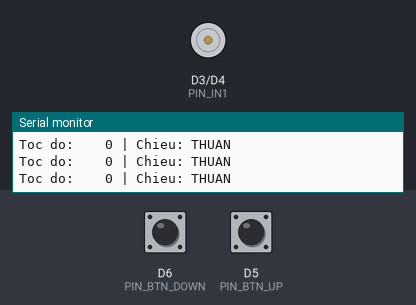
The sketch below on a simulated ESP8266 (NodeMCU). Shown: motor-driver pin pairs drawn as motors (green arrow = first pin HIGH = forward, orange = second pin HIGH = backward, longer = more drive, scaled by the enable pin), the last lines printed to the serial monitor. The test bench sets the inputs (shaded band); at power-on: D5 (PIN_BTN_UP) HIGH, D6 (PIN_BTN_DOWN) HIGH.

Above: at 1.2 s.
1.3 s: D5 (PIN_BTN_UP) pulled LOW for 1 s
At 3.4 s:
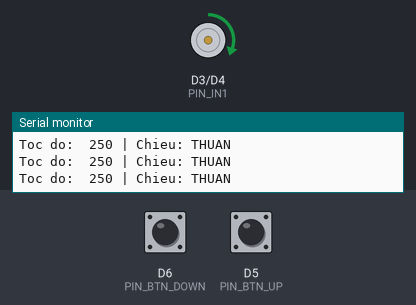
3.8 s: D5 (PIN_BTN_UP) pulled LOW for 0.15 s
At 4.3 s:
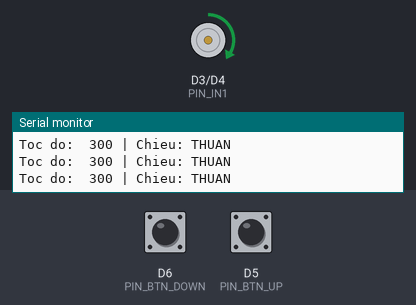
5.4 s: D5 (PIN_BTN_UP) pulled LOW for 3.2 s
At 9.6 s:
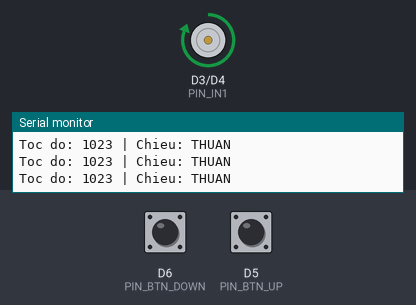
10.1 s: D6 (PIN_BTN_DOWN) pulled LOW for 0.15 s
At 10.7 s:
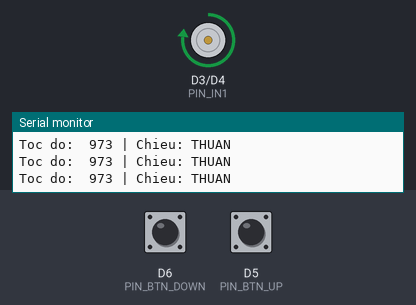
13.2 s: D6 (PIN_BTN_DOWN) pulled LOW for 1 s
At 15.3 s:
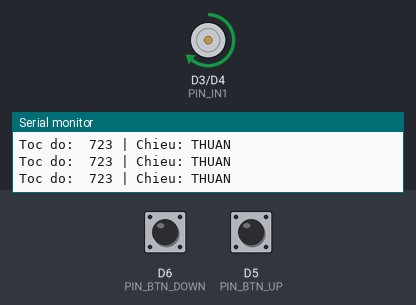
15.7 s: D6 (PIN_BTN_DOWN) pulled LOW for 1 s
At 17.2 s:
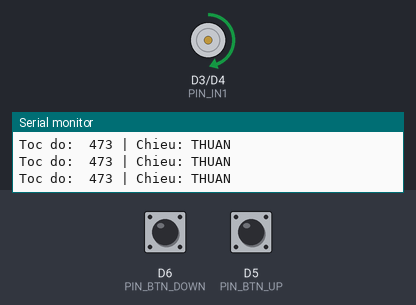
Timing chart, 0 to 18.7 s (numbered marks = the images above; inputs shaded):
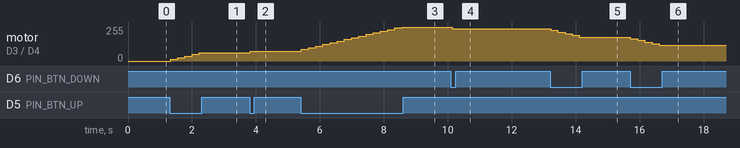

Measured:
- after the input at 1.3 s, motor on D3 (PIN_IN1) / D4 (PIN_IN2): moves from stopped to forward 62/255 over 0.90 s, starting at once
- after the input at 3.8 s, motor on D3 (PIN_IN1) / D4 (PIN_IN2): forward 62/255 → forward 74/255 at once
- after the input at 5.4 s, motor on D3 (PIN_IN1) / D4 (PIN_IN2): moves from forward 74/255 to forward 255/255 over 3.2 s, starting at once
- after the input at 10.1 s, motor on D3 (PIN_IN1) / D4 (PIN_IN2): forward 255/255 → forward 242/255 at once
- after the input at 13.2 s, motor on D3 (PIN_IN1) / D4 (PIN_IN2): moves from forward 242/255 to forward 180/255 over 0.90 s, starting at once
- after the input at 15.7 s, motor on D3 (PIN_IN1) / D4 (PIN_IN2): moves from forward 180/255 to forward 117/255 over 0.90 s, starting at once

The sketch:

Esp8266.ino
```cpp
#define PIN_IN1   D3    // GPIO0  - Điều khiển chiều 1
#define PIN_IN2   D4    // GPIO2  - Điều khiển chiều 2
#define PIN_ENA   D7    // GPIO13 - PWM tốc độ
#define PIN_BTN_UP   D5 // GPIO14 - Tăng tốc
#define PIN_BTN_DOWN D6 // GPIO12 - Giảm tốc

// ================== BIẾN TOÀN CỤC ==================
int speedPWM = 0;           // Tốc độ hiện tại (0-1023)
int step = 50;              // Bước tăng/giảm tốc độ
bool currentDir = true;     // true = thuận, false = ngược

unsigned long lastBtnTime = 0;
const long debounceDelay = 200;  // Chống dội nút (ms)

// ================== SETUP ==================
void setup() {
  // Cấu hình chân
  pinMode(PIN_IN1, OUTPUT);
  pinMode(PIN_IN2, OUTPUT);
  pinMode(PIN_ENA, OUTPUT);
  pinMode(PIN_BTN_UP, INPUT_PULLUP);
  pinMode(PIN_BTN_DOWN, INPUT_PULLUP);

  // Dừng motor ban đầu
  stopMotor();

  // Serial để debug
  Serial.begin(9600);
  Serial.println("=== ESP8266 + L298N Motor Control ===");
  Serial.println("D5: Tang toc | D6: Giam toc | D3+D4 cung luc: Dao chieu");
  Serial.println("Bat dau voi toc do = 0");
}

// ================== LOOP CHÍNH ==================
void loop() {
  // Đọc trạng thái nút (LOW khi nhấn do pull-up)
  bool btnUp = (digitalRead(PIN_BTN_UP) == LOW);
  bool btnDown = (digitalRead(PIN_BTN_DOWN) == LOW);
  bool bothPressed = btnUp && btnDown;

  unsigned long currentTime = millis();

  // Xử lý nhấn cả 2 nút → ĐẢO CHIỀU
  if (bothPressed && (currentTime - lastBtnTime > debounceDelay)) {
    toggleDirection();
    lastBtnTime = currentTime;
    delay(300); // Chống lặp nhanh
    return;
  }

  // Xử lý nút tăng tốc
  if (btnUp && !btnDown && (currentTime - lastBtnTime > debounceDelay)) {
    increaseSpeed();
    lastBtnTime = currentTime;
  }

  // Xử lý nút giảm tốc
  if (btnDown && !btnUp && (currentTime - lastBtnTime > debounceDelay)) {
    decreaseSpeed();
    lastBtnTime = currentTime;
  }

  // Cập nhật motor theo tốc độ và chiều
  updateMotor();

  delay(10); // Giảm tải CPU
}

// ================== HÀM HỖ TRỢ ==================

void updateMotor() {
  if (speedPWM == 0) {
    stopMotor();
  } else {
    if (currentDir) {
      forward(speedPWM);
    } else {
      backward(speedPWM);
    }
  }
  Serial.printf("Toc do: %4d | Chieu: %s\n", speedPWM, currentDir ? "THUAN" : "NGUOC");
}

void forward(int pwm) {
  digitalWrite(PIN_IN1, HIGH);
  digitalWrite(PIN_IN2, LOW);
  analogWrite(PIN_ENA, pwm);
}

void backward(int pwm) {
  digitalWrite(PIN_IN1, LOW);
  digitalWrite(PIN_IN2, HIGH);
  analogWrite(PIN_ENA, pwm);
}

void stopMotor() {
  digitalWrite(PIN_IN1, LOW);
  digitalWrite(PIN_IN2, LOW);
  analogWrite(PIN_ENA, 0);
}

void increaseSpeed() {
  speedPWM += step;
  if (speedPWM > 1023) speedPWM = 1023;
  Serial.printf("=> Tang toc do: %d\n", speedPWM);
}

void decreaseSpeed() {
  speedPWM -= step;
  if (speedPWM < 0) speedPWM = 0;
  Serial.printf("=> Giam toc do: %d\n", speedPWM);
}

void toggleDirection() {
  currentDir = !currentDir;
  Serial.printf("=== DAO CHIEU => %s ===\n", currentDir ? "THUAN" : "NGUOC");
}
```
